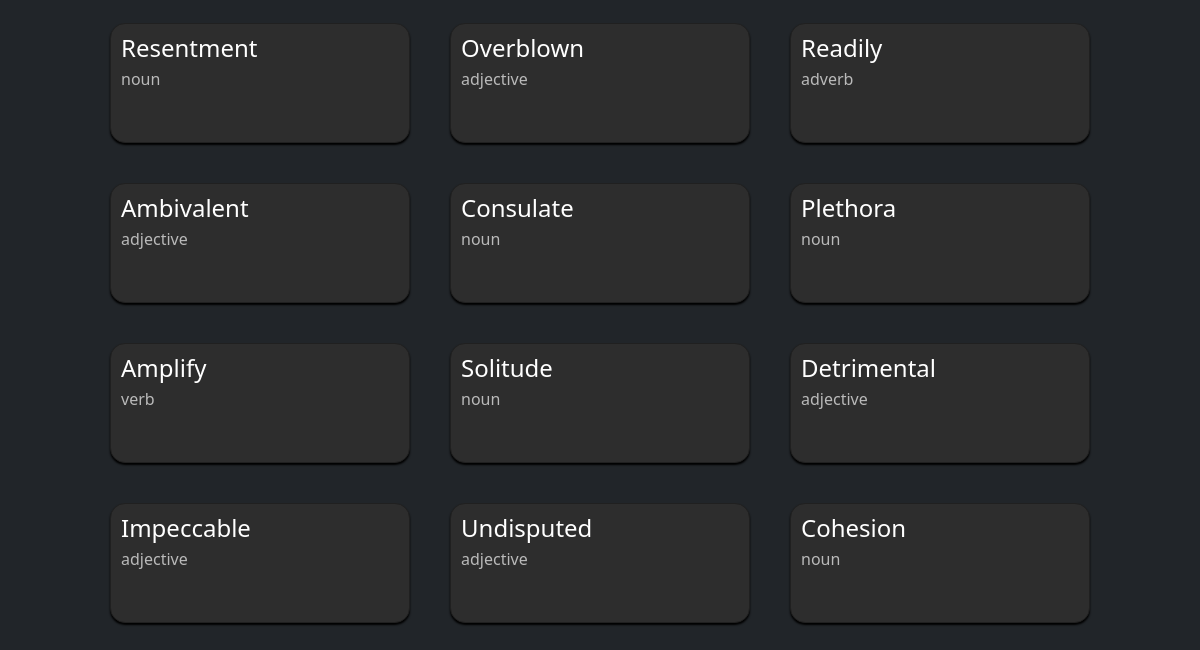
/ (lower part), run on an earlier commit of the app's database.
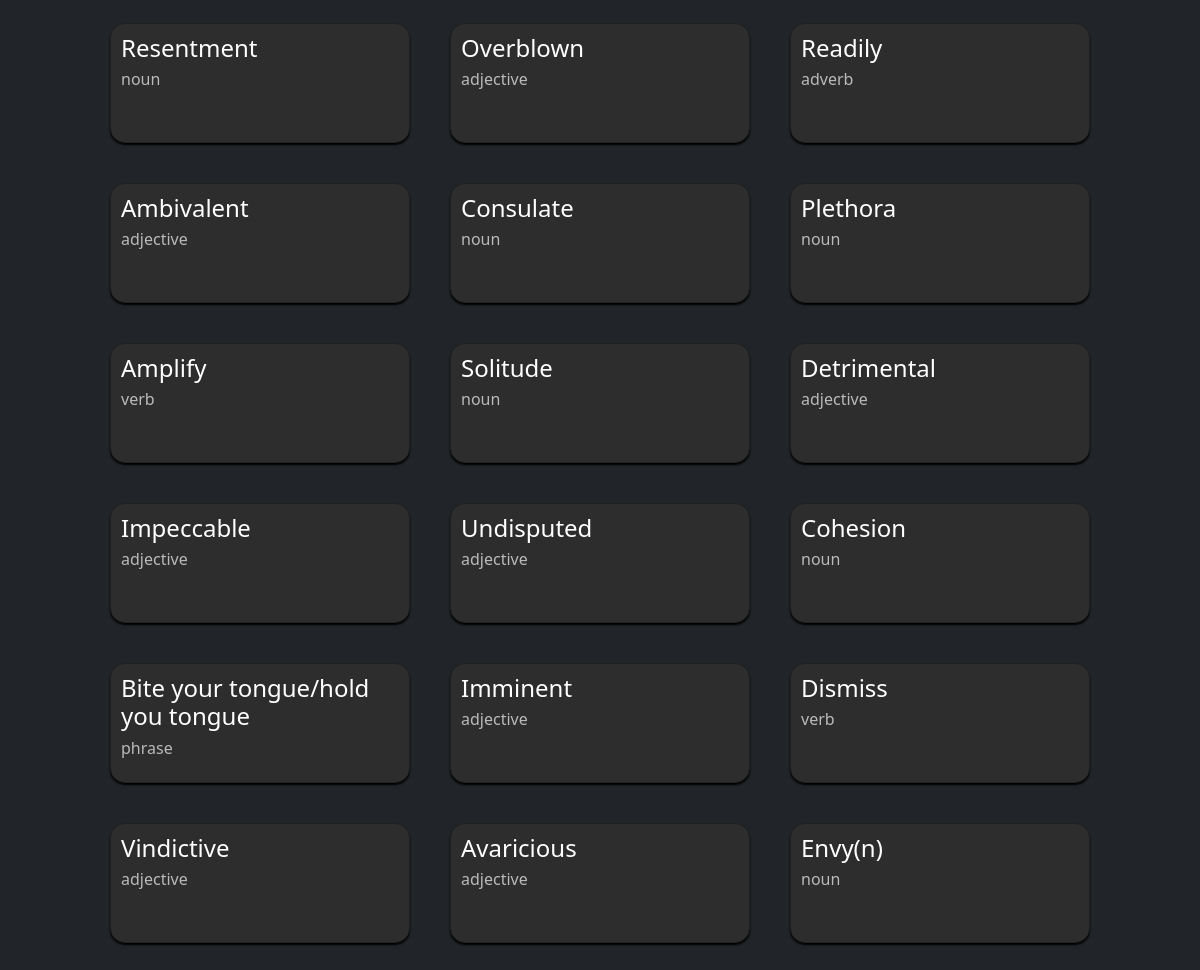
And on a later commit of the database.
### tables this page shows
CREATE TABLE terms (
  id INTEGER PRIMARY KEY AUTOINCREMENT,
  term TEXT UNIQUE,
  def TEXT NOT NULL,
  createdAt datetime default current_timestamp,
  termType TEXT NOT NULL
);

### app.py (the view)
@app.route("/")
def index():
    stuff = []
    with connect(DB_FILENAME) as conn:
        db = conn.cursor()
        result = db.execute(f"SELECT * FROM {TABLE_NAME}")
        for row in result:
            stuff.append(row)
    return render_template("index.html", rows=stuff)

### templates/index.html (shortened to what this page needs)
{% from "components/termListItem.html" import termListItem %}
{% from "components/searchBar.html" import searchBar %}
{% extends "layout.html" %}
{% block main %}
  <ul class="list-unstyled d-flex justify-content-center" style="width: 100%; flex-wrap: wrap;">
    {% for row in rows %}
      {{ termListItem(row) }}
    {% endfor %}
  </ul>
{% endblock %}

### templates/components/termListItem.html
{% macro termListItem(row) %}
  <a href="/term?w={{ row[1] }}" class="text-white text-decoration-none">
    <li class="term-item">
      <h4>{{ row[1][0]|upper }}{{ row[1][1:] }}</h4>
      <h6 style="color: #bababa;">{{ row[4] }}</h6>
    </li>
  </a>
{% endmacro %}

What changed in the data, as far as the page shows it:
added terms: term "B", term "ite your tongue/hold you tongue", termType "phrase"
added terms: term "I", term "mminent", termType "adjective"
added terms: term "D", term "ismiss", termType "verb"
added terms: term "V", term "indictive", termType "adjective"
added terms: term "A", term "varicious", termType "adjective"
added terms: term "E", term "nvy(n)", termType "noun"
